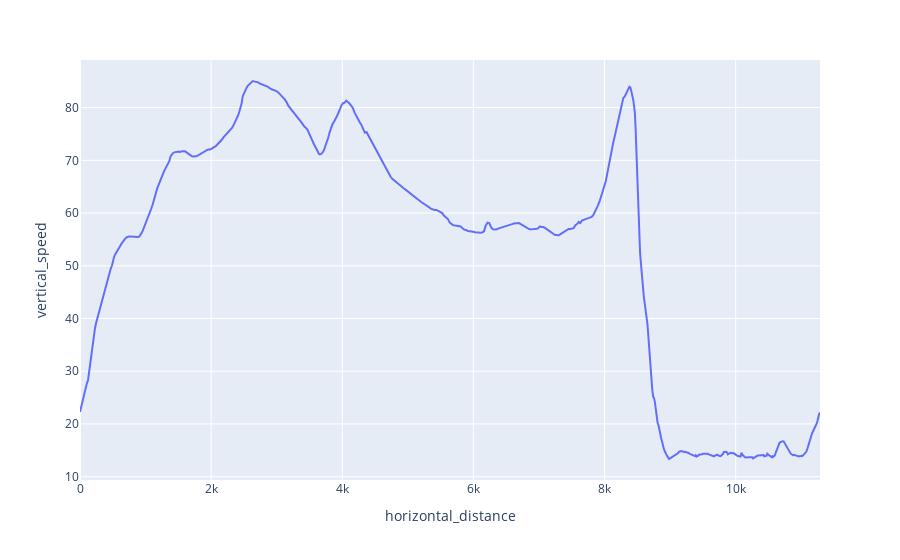

The cell this chart's notebook holds for it:
### Code cell
fig = px.line(df, x="horizontal_distance", y="vertical_speed")
fig.update_traces(mode="lines")
fig.update_xaxes(showspikes=True, spikecolor="black", spikethickness=0.5)
fig.update_yaxes(showspikes=True, spikecolor="black", spikethickness=0.5)
fig.show()

### Figure 1 — Plotly figure (JSON) as saved in the notebook; plotly's stock layout.template omitted (floating-point values rounded to 4 significant figures; data arrays with more than 128 entries replaced by an {"elided": "..."} marker saying what was removed)
{"data": [{"hovertemplate": "horizontal_distance=%{x}<br>vertical_speed=%{y}<extra></extra>", "legendgroup": "", "line": {"color": "#636efa", "dash": "solid"}, "marker": {"symbol": "circle"}, "mode": "lines", "name": "", "orientation": "v", "showlegend": false, "type": "scatter", "x": {"elided": "604 float values"}, "xaxis": "x", "y": {"elided": "604 float values"}, "yaxis": "y"}], "layout": {"legend": {"tracegroupgap": 0}, "margin": {"t": 60}, "xaxis": {"anchor": "y", "domain": [0, 1], "showspikes": true, "spikecolor": "black", "spikethickness": 0.5, "title": {"text": "horizontal_distance"}}, "yaxis": {"anchor": "x", "domain": [0, 1], "showspikes": true, "spikecolor": "black", "spikethickness": 0.5, "title": {"text": "vertical_speed"}}}}
